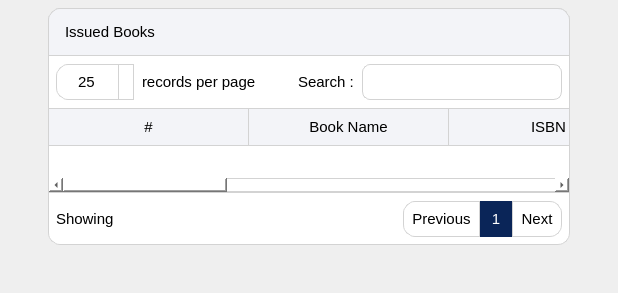
             <widget class="QWidget" name="issuedBooksContent">
              <property name="geometry">
               <rect>
                <x>0</x>
                <y>0</y>
                <width>618</width>
                <height>293</height>
               </rect>
              </property>
              <property name="styleSheet">
               <string notr="true"/>
              </property>
              <layout class="QGridLayout" name="gridLayout_4">
               <property name="leftMargin">
                <number>48</number>
               </property>
               <property name="topMargin">
                <number>8</number>
               </property>
               <property name="rightMargin">
                <number>48</number>
               </property>
               <property name="bottomMargin">
                <number>48</number>
               </property>
               <property name="spacing">
                <number>0</number>
               </property>
               <item row="0" column="0">
                <widget class="QWidget" name="issuedContentWidget" native="true">
                 <property name="styleSheet">
                  <string notr="true">QWidget{
color: rgb(0, 0, 0);

background-color: rgb(255, 255, 255);
border: 1px solid lightgray;
border-radius: 12px;
}

</string>
                 </property>
                 <layout class="QVBoxLayout" name="verticalLayout_6">
                  <property name="spacing">
                   <number>0</number>
                  </property>
                  <property name="leftMargin">
                   <number>0</number>
                  </property>
                  <property name="topMargin">
                   <number>0</number>
                  </property>
                  <property name="rightMargin">
                   <number>0</number>
                  </property>
                  <property name="bottomMargin">
                   <number>0</number>
                  </property>
                  <item>
                   <widget class="QLabel" name="issuedBooksLabel">
                    <property name="sizePolicy">
                     <sizepolicy hsizetype="Preferred" vsizetype="Fixed">
                      <horstretch>0</horstretch>
                      <verstretch>0</verstretch>
                     </sizepolicy>
                    </property>
                    <property name="minimumSize">
                     <size>
                      <width>0</width>
                      <height>48</height>
                     </size>
                    </property>
                    <property name="maximumSize">
                     <size>
                      <width>16777215</width>
                      <height>48</height>
                     </size>
                    </property>
                    <property name="font">
                     <font>
                      <pointsize>11</pointsize>
                      <fontweight>DemiBold</fontweight>
                     </font>
                    </property>
                    <property name="styleSheet">
                     <string notr="true">QLabel{
color: black;
background-color: rgb(243, 244, 248);
border: 1px solid lightgray;
padding-left: 12px;
border-bottom-left-radius: 0px;
border-bottom-right-radius: 0px;
}</string>
                    </property>
                    <property name="text">
                     <string>Issued Books</string>
                    </property>
                   </widget>
                  </item>
                  <item>
                   <layout class="QHBoxLayout" name="horizontalLayout_9">
                    <property name="spacing">
                     <number>8</number>
                    </property>
                    <property name="leftMargin">
                     <number>8</number>
                    </property>
                    <property name="topMargin">
                     <number>8</number>
                    </property>
                    <property name="rightMargin">
                     <number>8</number>
                    </property>
                    <property name="bottomMargin">
                     <number>8</number>
                    </property>
                    <item>
                     <widget class="QSpinBox" name="spinBox_2">
                      <property name="sizePolicy">
                       <sizepolicy hsizetype="Preferred" vsizetype="Fixed">
                        <horstretch>0</horstretch>
                        <verstretch>0</verstretch>
                       </sizepolicy>
                      </property>
                      <property name="minimumSize">
                       <size>
                        <width>0</width>
                        <height>36</height>
                       </size>
                      </property>
                      <property name="maximumSize">
                       <size>
                        <width>16777215</width>
                        <height>36</height>
                       </size>
                      </property>
                      <property name="font">
                       <font>
                        <pointsize>11</pointsize>
                       </font>
                      </property>
                      <property name="styleSheet">
                       <string notr="true">QSpinBox {
	width: 60px; /* make room for the arrows */
    border-width: 1;
}

QSpinBox::up-button {
    subcontrol-origin: border;
    subcontrol-position: top right;
    width: 14px;
    background-color: white;
    border: 1px solid lightgray;
	border-bottom-width: 0px;
   
}

QSpinBox::up-button:hover {
    background-color:rgb(221, 221, 221);
}

QSpinBox::up-button:pressed {
    background-color:yellow;
}

QSpinBox::up-arrow {
    image: url(:/icons/res/icon/arrow-up.png);
    width: 10px;
    height: 10px;
}



QSpinBox::down-button {
    subcontrol-origin: border;
    subcontrol-position: bottom right; 

    width: 14px;
	background-color: white;
    border: 1px solid lightgray;
	border-top-width: 0px;
	
}

QSpinBox::down-button:hover {
    background-color: rgb(221, 221, 221);
}

QSpinBox::down-button:pressed {
   background-color: yellow;
}

QSpinBox::down-arrow {
    
	image: url(:/icons/res/icon/arrow-down.png);
    width: 10px;
    height: 10px;
}
</string>
                      </property>
                      <property name="alignment">
                       <set>Qt::AlignmentFlag::AlignCenter</set>
                      </property>
                      <property name="readOnly">
                       <bool>false</bool>
                      </property>
                      <property name="minimum">
                       <number>25</number>
                      </property>
                      <property name="maximum">
                       <number>100</number>
                      </property>
                      <property name="singleStep">
                       <number>25</number>
                      </property>
                     </widget>
                    </item>
                    <item>
                     <widget class="QLabel" name="label_6">
                      <property name="font">
                       <font>
                        <pointsize>11</pointsize>
                       </font>
                      </property>
                      <property name="styleSheet">
                       <string notr="true">border:none;</string>
                      </property>
                      <property name="text">
                       <string>records per page</string>
                      </property>
                     </widget>
                    </item>
                    <item>
                     <spacer name="horizontalSpacer_7">
                      <property name="orientation">
                       <enum>Qt::Orientation::Horizontal</enum>
                      </property>
                      <property name="sizeHint" stdset="0">
                       <size>
                        <width>40</width>
                        <height>20</height>
                       </size>
                      </property>
                     </spacer>
                    </item>
                    <item>
                     <widget class="QLabel" name="label_8">
                      <property name="font">
                       <font>
                        <pointsize>11</pointsize>
                       </font>
                      </property>
                      <property name="styleSheet">
                       <string notr="true">border:none;</string>
                      </property>
                      <property name="text">
                       <string>Search :</string>
                      </property>
                     </widget>
                    </item>
                    <item>
                     <widget class="QLineEdit" name="lineEdit_2">
                      <property name="sizePolicy">
                       <sizepolicy hsizetype="Fixed" vsizetype="Fixed">
                        <horstretch>0</horstretch>
                        <verstretch>0</verstretch>
                       </sizepolicy>
                      </property>
                      <property name="minimumSize">
                       <size>
                        <width>200</width>
                        <height>36</height>
                       </size>
                      </property>
                      <property name="maximumSize">
                       <size>
                        <width>200</width>
                        <height>36</height>
                       </size>
                      </property>
                      <property name="styleSheet">
                       <string notr="true">QLineEdit{
border: 1px solid lightgray;
border-radius: 8px;
padding-left: 12px;
color: rgb(79, 79, 79);
}</string>
                      </property>
                     </widget>
                    </item>
                   </layout>
                  </item>
                  <item>
                   <widget class="QTableWidget" name="issuedBooksTableWidget">
                    <property name="sizePolicy">
                     <sizepolicy hsizetype="Expanding" vsizetype="Expanding">
                      <horstretch>0</horstretch>
                      <verstretch>0</verstretch>
                     </sizepolicy>
                    </property>
                    <property name="font">
                     <font>
                      <pointsize>11</pointsize>
                     </font>
                    </property>
                    <property name="styleSheet">
                     <string notr="true">QHeaderView{
border: none;
border-radius:0px;
border-bottom: 1px solid lightgray;
min-height: 36px;
}

QHeaderView::section{
background-color: rgb(243, 244, 248);
border:none;
border-right: 1px solid lightgray;
}

QTableWidget{
border-radius: 0px;
background-color: white;
alternate-background-color: rgb(243, 244, 248);
}

QTableWidget::item {
 padding-left: 10px;
padding-right: 10px;
}</string>
                    </property>
                    <property name="lineWidth">
                     <number>1</number>
                    </property>
                    <property name="midLineWidth">
                     <number>0</number>
                    </property>
                    <property name="horizontalScrollBarPolicy">
                     <enum>Qt::ScrollBarPolicy::ScrollBarAsNeeded</enum>
                    </property>
                    <property name="editTriggers">
                     <set>QAbstractItemView::EditTrigger::NoEditTriggers</set>
                    </property>
                    <property name="alternatingRowColors">
                     <bool>true</bool>
                    </property>
                    <property name="selectionMode">
                     <enum>QAbstractItemView::SelectionMode::ExtendedSelection</enum>
                    </property>
                    <property name="textElideMode">
                     <enum>Qt::TextElideMode::ElideRight</enum>
                    </property>
                    <property name="showGrid">
                     <bool>true</bool>
                    </property>
                    <property name="gridStyle">
                     <enum>Qt::PenStyle::SolidLine</enum>
                    </property>
                    <property name="wordWrap">
                     <bool>true</bool>
                    </property>
                    <property name="cornerButtonEnabled">
                     <bool>true</bool>
                    </property>
                    <attribute name="horizontalHeaderVisible">
                     <bool>true</bool>
                    </attribute>
                    <attribute name="horizontalHeaderCascadingSectionResizes">
                     <bool>true</bool>
                    </attribute>
                    <attribute name="horizontalHeaderMinimumSectionSize">
                     <number>200</number>
                    </attribute>
                    <attribute name="horizontalHeaderDefaultSectionSize">
                     <number>200</number>
                    </attribute>
                    <attribute name="horizontalHeaderHighlightSections">
                     <bool>false</bool>
                    </attribute>
                    <attribute name="horizontalHeaderShowSortIndicator" stdset="0">
                     <bool>false</bool>
                    </attribute>
                    <attribute name="horizontalHeaderStretchLastSection">
                     <bool>true</bool>
                    </attribute>
                    <attribute name="verticalHeaderVisible">
                     <bool>false</bool>
                    </attribute>
                    <attribute name="verticalHeaderCascadingSectionResizes">
                     <bool>false</bool>
                    </attribute>
                    <attribute name="verticalHeaderMinimumSectionSize">
                     <number>48</number>
                    </attribute>
                    <attribute name="verticalHeaderDefaultSectionSize">
                     <number>48</number>
                    </attribute>
                    <attribute name="verticalHeaderStretchLastSection">
                     <bool>false</bool>
                    </attribute>
                    <column>
                     <property name="text">
                      <string>#</string>
                     </property>
                     <property name="font">
                      <font>
                       <pointsize>11</pointsize>
                       <fontweight>DemiBold</fontweight>
                      </font>
                     </property>
                    </column>
                    <column>
                     <property name="text">
                      <string>Book Name</string>
                     </property>
                     <property name="font">
                      <font>
                       <pointsize>11</pointsize>
                       <fontweight>DemiBold</fontweight>
                      </font>
                     </property>
                    </column>
                    <column>
                     <property name="text">
                      <string>ISBN</string>
                     </property>
                     <property name="font">
                      <font>
                       <pointsize>11</pointsize>
                       <fontweight>DemiBold</fontweight>
                      </font>
                     </property>
                    </column>
                    <column>
                     <property name="text">
                      <string>Issued Date</string>
                     </property>
                     <property name="font">
                      <font>
                       <pointsize>11</pointsize>
                       <fontweight>DemiBold</fontweight>
                      </font>
                     </property>
                    </column>
                    <column>
                     <property name="text">
                      <string>Return Date</string>
                     </property>
                     <property name="font">
                      <font>
                       <pointsize>11</pointsize>
                       <fontweight>DemiBold</fontweight>
                      </font>
                     </property>
                    </column>
                    <column>
                     <property name="text">
                      <string>Fine</string>
                     </property>
                     <property name="font">
                      <font>
                       <pointsize>11</pointsize>
                       <fontweight>DemiBold</fontweight>
                      </font>
                     </property>
                    </column>
                   </widget>
                  </item>
                  <item>
                   <layout class="QHBoxLayout" name="horizontalLayout_10">
                    <property name="spacing">
                     <number>0</number>
                    </property>
                    <property name="leftMargin">
                     <number>8</number>
                    </property>
                    <property name="topMargin">
                     <number>8</number>
                    </property>
                    <property name="rightMargin">
                     <number>8</number>
                    </property>
                    <property name="bottomMargin">
                     <number>8</number>
                    </property>
                    <item>
                     <widget class="QLabel" name="label_9">
                      <property name="sizePolicy">
                       <sizepolicy hsizetype="Preferred" vsizetype="Fixed">
                        <horstretch>0</horstretch>
                        <verstretch>0</verstretch>
                       </sizepolicy>
                      </property>
                      <property name="minimumSize">
                       <size>
                        <width>0</width>
                        <height>36</height>
                       </size>
                      </property>
                      <property name="maximumSize">
                       <size>
                        <width>16777215</width>
                        <height>36</height>
                       </size>
                      </property>
                      <property name="font">
                       <font>
                        <pointsize>11</pointsize>
                       </font>
                      </property>
                      <property name="styleSheet">
                       <string notr="true">border:none;</string>
                      </property>
                      <property name="text">
                       <string>Showing</string>
                      </property>
                     </widget>
                    </item>
                    <item>
                     <spacer name="horizontalSpacer_8">
                      <property name="orientation">
                       <enum>Qt::Orientation::Horizontal</enum>
                      </property>
                      <property name="sizeHint" stdset="0">
                       <size>
                        <width>40</width>
                        <height>20</height>
                       </size>
                      </property>
                     </spacer>
                    </item>
                    <item>
                     <widget class="QPushButton" name="pushButton_3">
                      <property name="minimumSize">
                       <size>
                        <width>0</width>
                        <height>36</height>
                       </size>
                      </property>
                      <property name="maximumSize">
                       <size>
                        <width>16777215</width>
                        <height>36</height>
                       </size>
                      </property>
                      <property name="font">
                       <font>
                        <pointsize>11</pointsize>
                       </font>
                      </property>
                      <property name="styleSheet">
                       <string notr="true">QPushButton{
color: black;
border: 1px solid lightgray;
border-top-right-radius: 0px;
border-bottom-right-radius:0px;
padding-left: 8px;
padding-right: 8px;
}

QPushButton:hover{
color: rgb(255, 255, 255);
background-color: rgb(10, 37, 88);
border: 1px solid rgb(10, 37, 88);
}</string>
                      </property>
                      <property name="text">
                       <string>Previous</string>
                      </property>
                     </widget>
                    </item>
                    <item>
                     <widget class="QLabel" name="label_10">
                      <property name="sizePolicy">
                       <sizepolicy hsizetype="Fixed" vsizetype="Fixed">
                        <horstretch>0</horstretch>
                        <verstretch>0</verstretch>
                       </sizepolicy>
                      </property>
                      <property name="minimumSize">
                       <size>
                        <width>32</width>
                        <height>36</height>
                       </size>
                      </property>
                      <property name="maximumSize">
                       <size>
                        <width>32</width>
                        <height>36</height>
                       </size>
                      </property>
                      <property name="font">
                       <font>
                        <pointsize>11</pointsize>
                       </font>
                      </property>
                      <property name="styleSheet">
                       <string notr="true">QLabel{
color: rgb(255, 255, 255);
background-color: rgb(10, 37, 88);
border: 1px solid rgb(10, 37, 88);
border-radius: 0px;
}</string>
                      </property>
                      <property name="text">
                       <string>1</string>
                      </property>
                      <property name="alignment">
                       <set>Qt::AlignmentFlag::AlignCenter</set>
                      </property>
                     </widget>
                    </item>
                    <item>
                     <widget class="QPushButton" name="pushButton_4">
                      <property name="minimumSize">
                       <size>
                        <width>0</width>
                        <height>36</height>
                       </size>
                      </property>
                      <property name="maximumSize">
                       <size>
                        <width>16777215</width>
                        <height>36</height>
                       </size>
                      </property>
                      <property name="font">
                       <font>
                        <pointsize>11</pointsize>
                       </font>
                      </property>
                      <property name="styleSheet">
                       <string notr="true">QPushButton{
color: black;
border: 1px solid lightgray;
border-top-left-radius: 0px;
border-bottom-left-radius:0px;
padding-left: 8px;
padding-right: 8px;
}

QPushButton:hover{
color: rgb(255, 255, 255);
background-color: rgb(10, 37, 88);
border: 1px solid rgb(10, 37, 88);
}</string>
                      </property>
                      <property name="text">
                       <string>Next</string>
                      </property>
                     </widget>
                    </item>
                   </layout>
                  </item>
                 </layout>
                </widget>
               </item>
              </layout>
             </widget>
